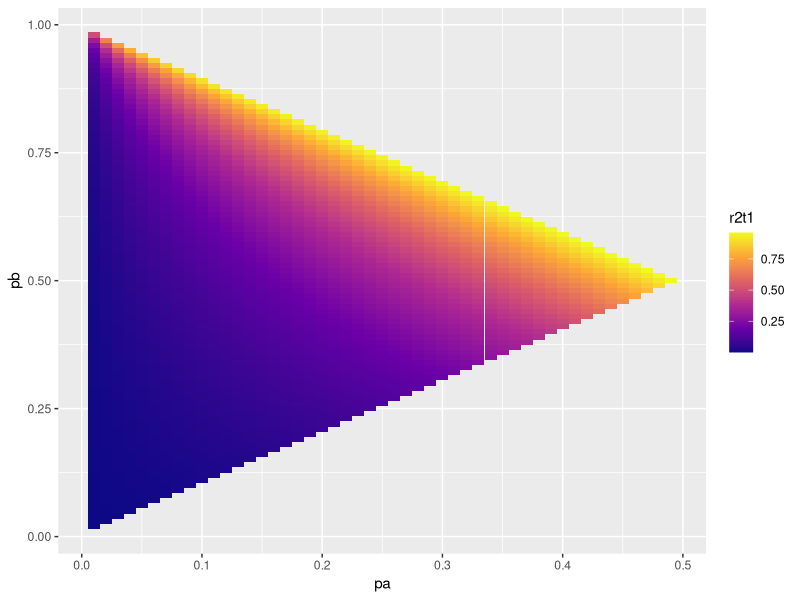
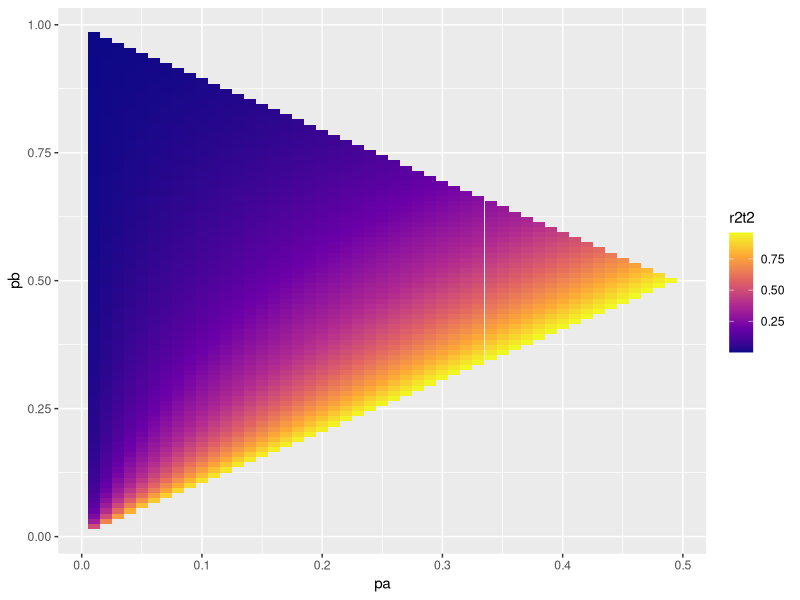
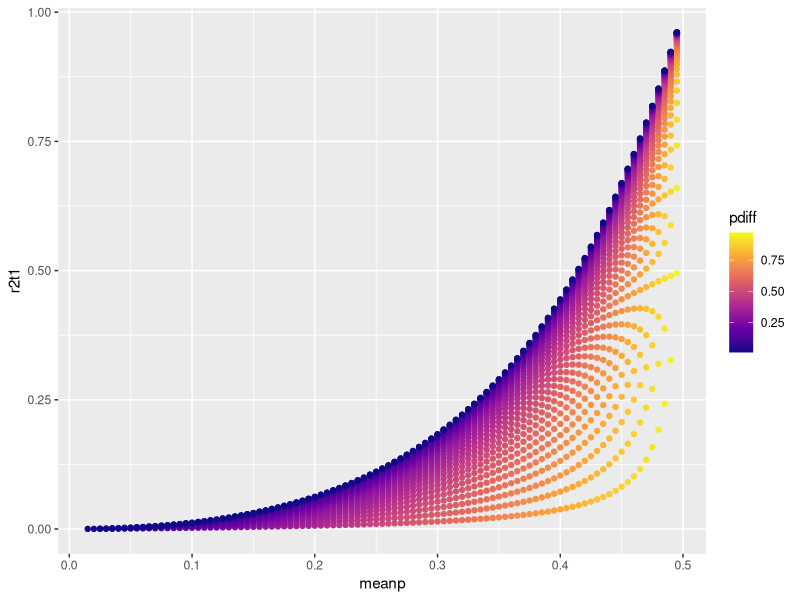
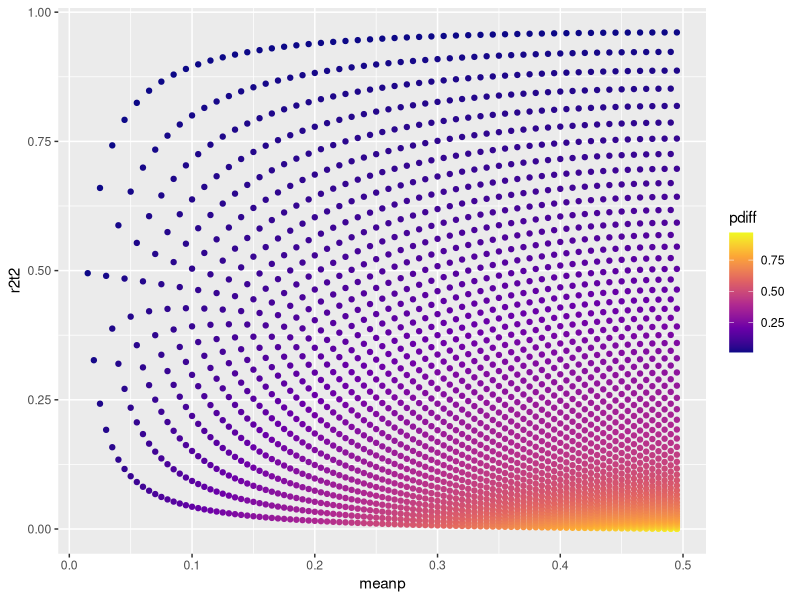
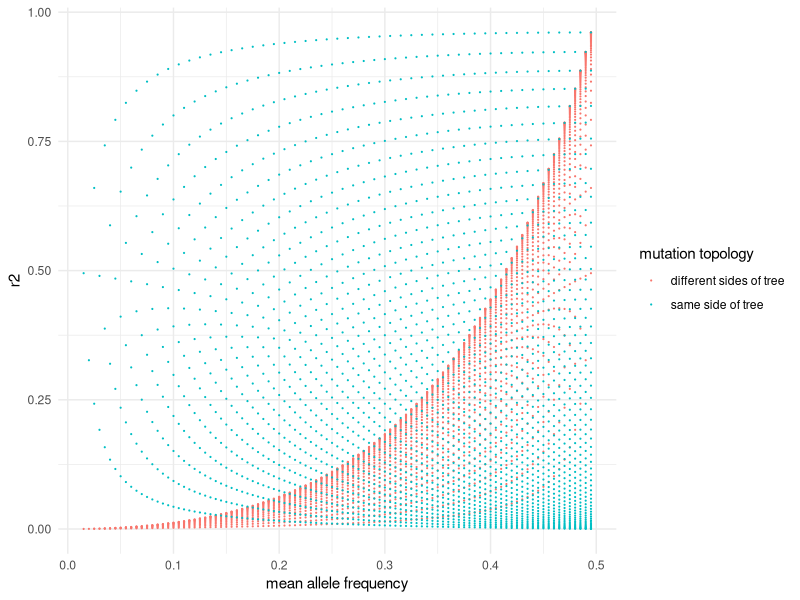
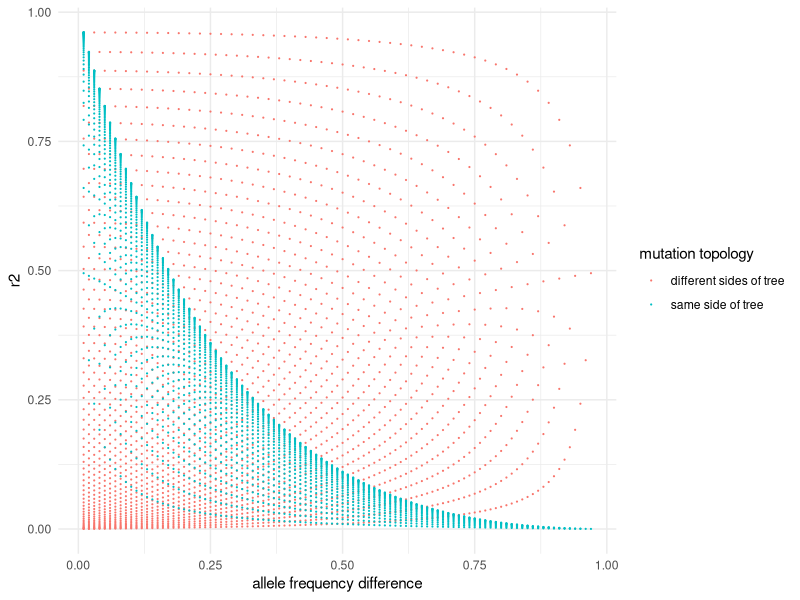

Here is the R script that generated these plots, in order:
## ---- chunk 1
library(tidyverse)
## ---- chunk 2
pas <- seq(0.01,0.99,0.01)
pbs <- seq(0.01,0.99,0.01)

# calculate r2 when the two mutations fall on different sides of the tree
calc_r2_t1 <- function(pa,pb){
  r2 <- (pa*pb)/((1-pa)*(1-pb))
  return(r2)
}
# calculate r2 when the two mutations fall on the same side of the tree
# (one above the other)
calc_r2_t2 <- function(pa,pb){
  r2 <- (pa*(1-pb))/((1-pa)*pb)
  return(r2)
}

calc_r2_t1(0.1,0.4)
calc_r2_t2(0.1,0.4)
## ---- chunk 3
rs <- expand_grid(pa=pas,pb=pbs) %>%
  filter(pa+pb<1,pa<pb) %>% # let's take b to be the most frequent mutation
  rowwise() %>%
  mutate(r2t1=calc_r2_t1(pa,pb),
         r2t2=calc_r2_t2(pa,pb),
         meanp=(pa+pb)/2,
         pdiff=pb-pa) %>%
  ungroup()

head(rs)
## ---- chunk 4
p1 <- rs %>% 
  ggplot(aes(x=pa,y=pb,fill=r2t1)) +
  geom_tile(size=0.2) +
  scale_fill_viridis_c(option = "plasma") 
p2 <- rs %>% 
  ggplot(aes(x=pa,y=pb,fill=r2t2)) +
  geom_tile(size=0.2) +
  scale_fill_viridis_c(option = "plasma") 
## ---- chunk 5
p1
## ---- chunk 6
p2
## ---- chunk 7
rs %>% 
  ggplot(aes(x=meanp,y=r2t1,col=pdiff)) +
  geom_point() + scale_color_viridis_c(option = "plasma") 
## ---- chunk 8
rs %>% 
  ggplot(aes(x=meanp,y=r2t2,col=pdiff)) +
  geom_point() + scale_color_viridis_c(option = "plasma") 
## ---- chunk 9
rs %>% 
  ggplot(aes(x=meanp)) +
  geom_point(aes(y=r2t1,col="different sides of tree"),size=0.1) +
  geom_point(aes(y=r2t2,col="same side of tree"),size=0.1) +
  labs(x="mean allele frequency",
     y="r2",
     col="mutation topology") +
  theme_minimal()
## ---- chunk 10
rs %>% 
  ggplot(aes(x=pdiff)) +
  geom_point(aes(y=r2t1,col="different sides of tree"),size=0.1) +
  geom_point(aes(y=r2t2,col="same side of tree"),size=0.1) +
  labs(x="allele frequency difference",
       y="r2",
       col="mutation topology") +
  theme_minimal()
